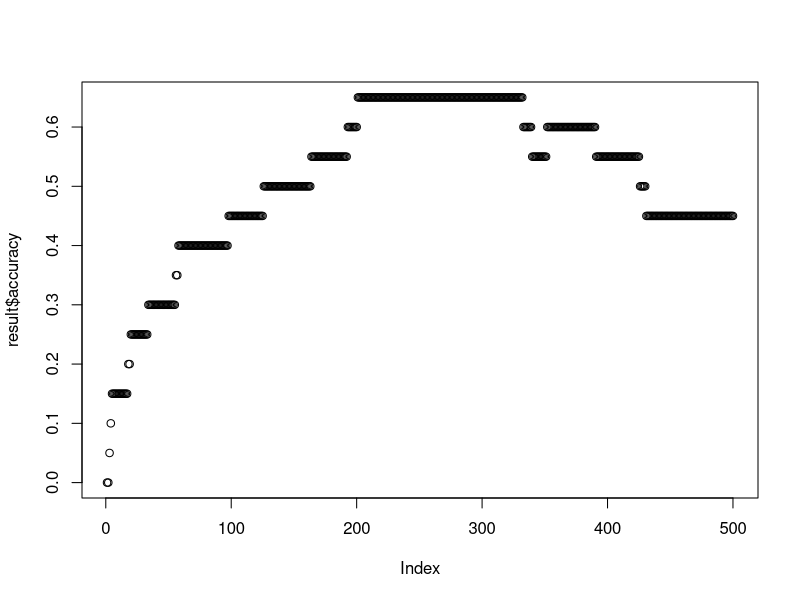

Generate this figure with R:
n.inputs <- 24
n.hidden <- 10
n.outputs <- 24
learning.rate <- 0.2
rate.REM.decay.all <- 0.855
REM.enhance.amount <- 1.058

training.words <- list(
  list(input=runif(n.inputs, 0, 1), output=c(0, 0, 0, 0, 0, 0, 0, 0, 0, 1, 0, 0, 0, 0, 0, 0, 0, 0, 0, 0, 0, 0, 0, 0)),
  list(input=runif(n.inputs, 0, 1), output=c(0, 0, 0, 0, 0, 0, 0, 0, 0, 0, 0, 0, 0, 0, 0, 0, 0, 0, 0, 0, 1, 0, 0, 0)),
  list(input=runif(n.inputs, 0, 1), output=c(0, 0, 0, 1, 0, 0, 0, 0, 0, 0, 0, 0, 0, 0, 0, 0, 0, 0, 0, 0, 0, 0, 0, 0)),
  list(input=runif(n.inputs, 0, 1), output=c(0, 0, 0, 0, 0, 0, 0, 0, 0, 0, 0, 1, 0, 0, 0, 0, 0, 0, 0, 0, 0, 0, 0, 0)),
  list(input=runif(n.inputs, 0, 1), output=c(0, 0, 0, 0, 0, 1, 0, 0, 0, 0, 0, 0, 0, 0, 0, 0, 0, 0, 0, 0, 0, 0, 0, 0)),
  list(input=runif(n.inputs, 0, 1), output=c(0, 0, 0, 0, 1, 0, 0, 0, 0, 0, 0, 0, 0, 0, 0, 0, 0, 0, 0, 0, 0, 0, 0, 0)),
  list(input=runif(n.inputs, 0, 1), output=c(0, 0, 0, 0, 0, 0, 0, 0, 0, 0, 0, 0, 0, 0, 0, 1, 0, 0, 0, 0, 0, 0, 0, 0)),
  list(input=runif(n.inputs, 0, 1), output=c(0, 0, 1, 0, 0, 0, 0, 0, 0, 0, 0, 0, 0, 0, 0, 0, 0, 0, 0, 0, 0, 0, 0, 0)),
  list(input=runif(n.inputs, 0, 1), output=c(0, 0, 0, 0, 0, 0, 1, 0, 0, 0, 0, 0, 0, 0, 0, 0, 0, 0, 0, 0, 0, 0, 0, 0)),
  list(input=runif(n.inputs, 0, 1), output=c(0, 0, 0, 0, 0, 0, 0, 0, 0, 0, 0, 0, 0, 0, 0, 0, 0, 0, 1, 0, 0, 0, 0, 0)),
  list(input=runif(n.inputs, 0, 1), output=c(0, 1, 0, 0, 0, 0, 0, 0, 0, 0, 0, 0, 0, 0, 0, 0, 0, 0, 0, 0, 0, 0, 0, 0)),
  list(input=runif(n.inputs, 0, 1), output=c(0, 0, 0, 0, 0, 0, 0, 0, 0, 0, 0, 0, 0, 0, 0, 0, 0, 0, 0, 1, 0, 0, 0, 0)),
  list(input=runif(n.inputs, 0, 1), output=c(0, 0, 0, 0, 0, 0, 0, 0, 0, 0, 0, 0, 0, 0, 0, 0, 0, 0, 0, 0, 0, 0, 0, 1)),
  list(input=runif(n.inputs, 0, 1), output=c(0, 0, 0, 0, 0, 0, 0, 0, 0, 0, 0, 0, 0, 0, 0, 0, 0, 0, 0, 0, 0, 0, 1, 0)),
  list(input=runif(n.inputs, 0, 1), output=c(0, 0, 0, 0, 0, 0, 0, 0, 0, 0, 0, 0, 0, 0, 0, 0, 0, 1, 0, 0, 0, 0, 0, 0)),
  list(input=runif(n.inputs, 0, 1), output=c(0, 0, 0, 0, 0, 0, 0, 1, 0, 0, 0, 0, 0, 0, 0, 0, 0, 0, 0, 0, 0, 0, 0, 0)),
  list(input=runif(n.inputs, 0, 1), output=c(0, 0, 0, 0, 0, 0, 0, 0, 0, 0, 0, 0, 0, 1, 0, 0, 0, 0, 0, 0, 0, 0, 0, 0)),
  list(input=runif(n.inputs, 0, 1), output=c(0, 0, 0, 0, 0, 0, 0, 0, 0, 0, 0, 0, 0, 0, 1, 0, 0, 0, 0, 0, 0, 0, 0, 0)),
  list(input=runif(n.inputs, 0, 1), output=c(0, 0, 0, 0, 0, 0, 0, 0, 0, 0, 1, 0, 0, 0, 0, 0, 0, 0, 0, 0, 0, 0, 0, 0)),
  list(input=runif(n.inputs, 0, 1), output=c(0, 0, 0, 0, 0, 0, 0, 0, 0, 0, 0, 0, 0, 0, 0, 0, 0, 0, 0, 0, 0, 0, 0, 0)),
  list(input=runif(n.inputs, 0, 1), output=c(0, 0, 0, 0, 0, 0, 0, 0, 0, 0, 0, 0, 0, 0, 0, 0, 1, 0, 0, 0, 0, 0, 0, 0)),
  list(input=runif(n.inputs, 0, 1), output=c(0, 0, 0, 0, 0, 0, 0, 0, 1, 0, 0, 0, 0, 0, 0, 0, 0, 0, 0, 0, 0, 0, 0, 0)),
  list(input=runif(n.inputs, 0, 1), output=c(0, 0, 0, 0, 0, 0, 0, 0, 0, 0, 0, 0, 1, 0, 0, 0, 0, 0, 0, 0, 0, 0, 0, 0)),
  list(input=runif(n.inputs, 0, 1), output=c(0, 0, 0, 0, 0, 0, 0, 0, 0, 0, 0, 0, 0, 0, 0, 0, 0, 0, 0, 0, 0, 1, 0, 0)),
  list(input=runif(n.inputs, 0, 1), output=c(1, 0, 0, 0, 0, 0, 0, 0, 0, 0, 0, 0, 0, 0, 0, 0, 0, 0, 0, 0, 0, 0, 0, 0))
) 

words.tested <- sample(training.words, 20) 

weights.to.hidden <- matrix(rnorm(n.inputs*n.hidden, mean=0, sd=1), nrow=n.inputs, ncol=n.hidden) 
weights.to.output <- matrix(rnorm(n.hidden*n.outputs, mean=0, sd=1), nrow=n.hidden, ncol=n.outputs)

sigmoid.activation <- function(x){
  return(1 / (1+exp(-x)))
}

forward.pass <- function(input){
  hidden.layer <- numeric(n.hidden)
  for(i in 1:n.hidden){
    hidden.layer[i] <- sigmoid.activation(sum(input*weights.to.hidden[, i]))
  }
  output.layer <- numeric(n.outputs) 
  for(i in 1:n.outputs){
    output.layer[i] <- sigmoid.activation(sum(hidden.layer*weights.to.output[, i]))
  }
  return(list(hidden=hidden.layer, output=output.layer))
}

backprop <- function(input, target){
  
  delta.weights.to.hidden <- weights.to.hidden
  delta.weights.to.output <- weights.to.output
  
  activations <- forward.pass(input)
  output <- activations$output
  hidden <- activations$hidden
  
  output.error <- target - output
  output.slope <- output*(1-output)
  output.weighted.error <- output.slope*output.error
  for(o in 1:n.outputs){
    delta.weights.to.output[,o] <- learning.rate*output.weighted.error[o]*hidden
  }
  
  hidden.error <- numeric(n.hidden)
  for(h in 1:n.hidden){
    hidden.error[h] <- sum(delta.weights.to.output[h,] * output.weighted.error)
  }
  hidden.slope <- hidden*(1-hidden)
  hidden.weighted.error <- hidden.slope*hidden.error
  for(h in 1:n.hidden){
    delta.weights.to.hidden[,h] <- learning.rate*hidden.weighted.error[h]*input
  }
  
  weights.to.hidden <<- weights.to.hidden + delta.weights.to.hidden
  weights.to.output <<- weights.to.output + delta.weights.to.output
  
}

test.word <- function(input, target){
  rmse.output <- sqrt(mean(target - forward.pass(input)$output)^2)
  return(rmse.output)
} 

REM.decay.all <- function(){
  weights.to.hidden <<- weights.to.hidden * rate.REM.decay.all
  weights.to.output <<- weights.to.output * rate.REM.decay.all
}

REM.enhance <- function(){
  weights.to.hidden <<- weights.to.hidden * REM.enhance.amount
  weights.to.output <<- weights.to.output * REM.enhance.amount
} 

REM.contrast <- function(){
  weights.to.hidden <<- weights.to.hidden + (weights.to.hidden / sum(abs(weights.to.hidden)))
  weights.to.output <<- weights.to.output + (weights.to.output / sum(abs(weights.to.output)))
}

classification.correct <- function(input, target){
  if(which.max(forward.pass(input)$output) == which.max(target)){
    return(T)
  }
  else{
    return(F)
  }
}

epoch <- function(){
  for(t in 1:length(training.words)){
    backprop(training.words[[t]]$input, training.words[[t]]$output)
  }
 
  error <- 0
  classification.acc <- 0
  
  for(t in 1:length(words.tested)){
    backprop(words.tested[[t]]$input, words.tested[[t]]$output)
    # uncomment any of the lines below to run different versions of the model
    # REM.decay.all()
    # REM.enhance()
    # REM.contrast()
    error <- error + test.word(words.tested[[t]]$input, words.tested[[t]]$output)
    classification.acc <- classification.acc + classification.correct(words.tested[[t]]$input, words.tested[[t]]$output)
  }
  classification.acc <- classification.acc / length(words.tested)
  return(list(error=error, classification.accuracy = classification.acc))
} 


batch <- function(epochs){
  errors <- numeric(epochs)
  classifications <- numeric(epochs)
  pb <- txtProgressBar(min=0, max=epochs, style=3)
  for(i in 1:epochs){
    result <- epoch()
    errors[i] <- result$error
    classifications[i] <- result$classification.accuracy
    setTxtProgressBar(pb, i)
  }
  return(data.frame(epoch=1:epochs, error=errors, accuracy=classifications))
}

result <- batch(500)
plot(result$accuracy)